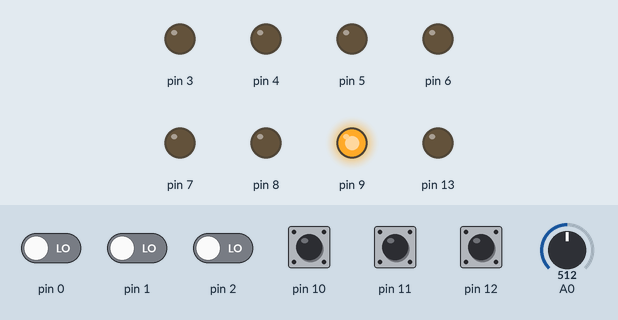
A sketch run on a simulated Arduino Uno, built with avr-gcc and run on an emulated ATmega328P. Parts: output pins drawn as LEDs (lit = HIGH). The test bench sets the inputs (shaded band); at power-on: pin 10–12 HIGH, pin 0–2 LOW, A0 = 512.

Above: at 1.2 s.
1.3 s: A0 set to 716
2.8 s: pin 10 pulled LOW for 0.15 s
At 3.2 s:
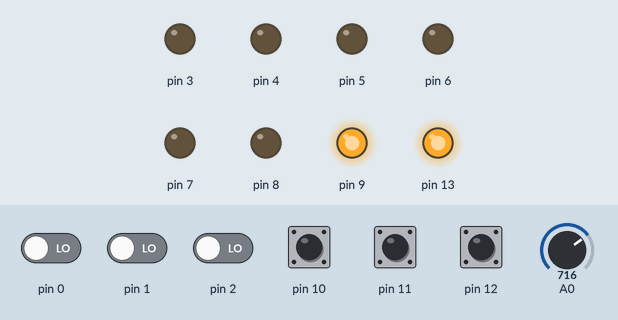
4.4 s: A0 set to 511
At 5.6 s:
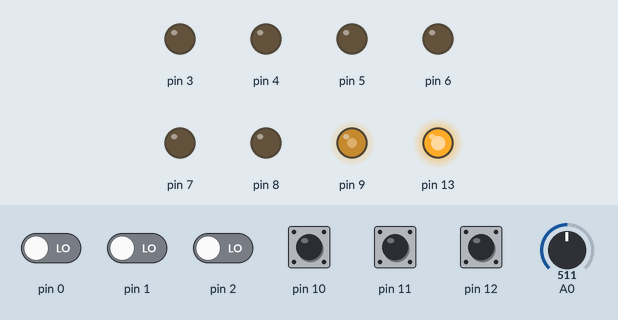
5.9 s: pin 0 driven HIGH
At 6.7 s:
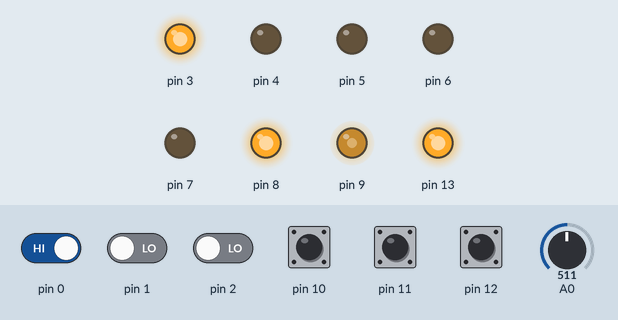
7.4 s: pin 1 driven HIGH
At 7.8 s:
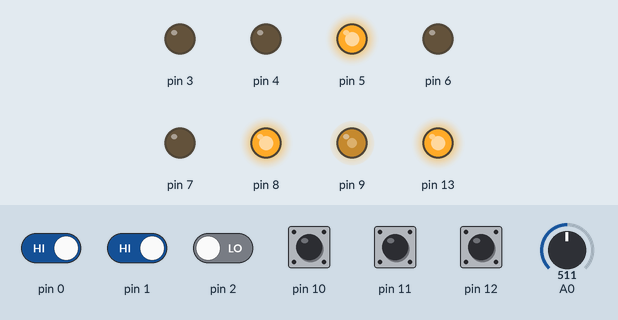
8.9 s: pin 0 driven LOW
At 10.2 s:
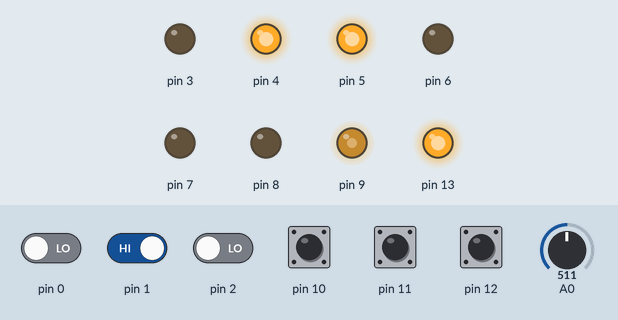
Timing chart, 0 to 11.4 s (numbered marks = the images above; inputs shaded):
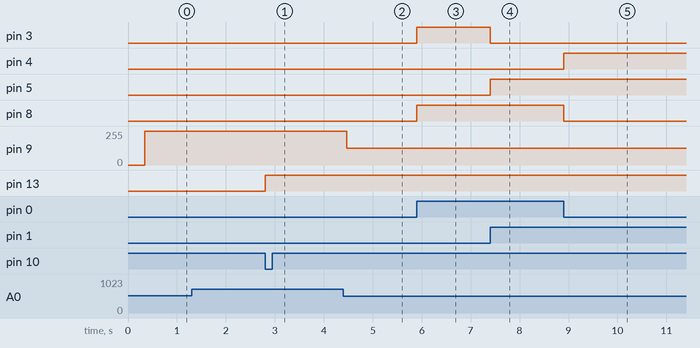

Measured:
- after the input at 2.8 s, pin 13: LOW → HIGH at once
- after the input at 4.4 s, pin 9: 255/255 → 127/255 after 0.07 s
- after the input at 5.9 s, pin 3, pin 8: LOW → HIGH at once
- after the input at 7.4 s, pin 3: HIGH → LOW at once; pin 5: LOW → HIGH at once
- after the input at 8.9 s, pin 4: LOW → HIGH at once; pin 8: HIGH → LOW at once

The sketch:

Code_BLDC.ino
```cpp
#include <PWM.h>
int32_t frequency = 70000; //pwm frequency in Hz
unsigned int n = 0, timer2_initial_value, s = 0;
void setup(){
  InitTimersSafe();
  bool success = SetPinFrequencySafe(9, frequency);
  pinMode(3, OUTPUT);
  pinMode(4, OUTPUT);
  pinMode(5, OUTPUT);
  pinMode(6, OUTPUT);
  pinMode(7, OUTPUT);
  pinMode(8, OUTPUT);
  pinMode(13, OUTPUT);
  pinMode(0, INPUT);
  pinMode(1, INPUT);
  pinMode(2, INPUT);
  pinMode(10, INPUT_PULLUP);
  pinMode(11, INPUT_PULLUP);
  pinMode(12, INPUT_PULLUP);
  // initialize timer2 interrupt for adc reading
  noInterrupts();           // disable all interrupts
  TCCR2A = 0;
  TCCR2B = 0;
  timer2_initial_value = 0;
  TCNT2 = timer2_initial_value;   // preload timer
  TCCR2B |= (1 << CS22) |(1 << CS21) | (1 << CS20); // 1024 prescaler
  TIMSK2 |= (1 << TOIE2);   // enable timer overflow interrupt
  interrupts();             // enable all interrupts
}
 ISR(TIMER2_OVF_vect)        // interrupt service routine
 {
  TCNT2 = timer2_initial_value;   // preload timer
  n++;
  if (n>20){
    n = 0;
   if (s != analogRead(A0)){
   s = analogRead(A0);
  pwmWrite(9,s/4);}}
 }
int fwd(){
   while(1){
if (digitalRead(2)==1){
    if (digitalRead(1)==0){
      if (digitalRead(0)==1){
        digitalWrite(8,0);digitalWrite(7,0);digitalWrite(6,0);
        digitalWrite(5,1);digitalWrite(4,1);digitalWrite(3,0);}
      else {
        digitalWrite(8,1);digitalWrite(7,0);digitalWrite(6,0);
        digitalWrite(5,1);digitalWrite(4,0);digitalWrite(3,0);}}

     if (digitalRead(1)==1){
      if (digitalRead(0)==0){
        digitalWrite(8,1);digitalWrite(7,0);digitalWrite(6,0);
        digitalWrite(5,0);digitalWrite(4,0);digitalWrite(3,1);}}}


 if (digitalRead(2)==0){
    if (digitalRead(1)==1){
      if (digitalRead(0)==0){
        digitalWrite(8,0);digitalWrite(7,0);digitalWrite(6,1);
        digitalWrite(5,0);digitalWrite(4,0);digitalWrite(3,1);}
      else {
        digitalWrite(8,0);digitalWrite(7,1);digitalWrite(6,1);
        digitalWrite(5,0);digitalWrite(4,0);digitalWrite(3,0);}}

     if (digitalRead(1)==0){
      if (digitalRead(0)==1){
        digitalWrite(8,0);digitalWrite(7,1);digitalWrite(6,0);
        digitalWrite(5,0);digitalWrite(4,1);digitalWrite(3,0);}}}
   if (digitalRead(12)==0) break;}
}
 int bwd(){
   while(1){
if (digitalRead(2)==1){
    if (digitalRead(1)==0){
      if (digitalRead(0)==1){
        digitalWrite(8,0);digitalWrite(7,0);digitalWrite(6,1);
        digitalWrite(5,0);digitalWrite(4,0);digitalWrite(3,1);}
      else {
        digitalWrite(8,0);digitalWrite(7,1);digitalWrite(6,1);
        digitalWrite(5,0);digitalWrite(4,0);digitalWrite(3,0);}}

     if (digitalRead(1)==1){
      if (digitalRead(0)==0){
        digitalWrite(8,0);digitalWrite(7,1);digitalWrite(6,0);
        digitalWrite(5,0);digitalWrite(4,1);digitalWrite(3,0);}}}


 if (digitalRead(2)==0){
    if (digitalRead(1)==1){
      if (digitalRead(0)==0){
        digitalWrite(8,0);digitalWrite(7,0);digitalWrite(6,0);
        digitalWrite(5,1);digitalWrite(4,1);digitalWrite(3,0);}
      else {
        digitalWrite(8,1);digitalWrite(7,0);digitalWrite(6,0);
        digitalWrite(5,1);digitalWrite(4,0);digitalWrite(3,0);}}

     if (digitalRead(1)==0){
      if (digitalRead(0)==1){
        digitalWrite(8,1);digitalWrite(7,0);digitalWrite(6,0);
        digitalWrite(5,0);digitalWrite(4,0);digitalWrite(3,1);}}}
   if (digitalRead(12)==0) break;}
}

void loop(){
  digitalWrite(13, LOW);
  pwmWrite(9,s);
  digitalWrite(8,0);digitalWrite(7,0);digitalWrite(6,0);
  digitalWrite(5,0);digitalWrite(4,0);digitalWrite(3,0);
  if (digitalRead(10)==0) {digitalWrite(13, HIGH);bwd();}
  if (digitalRead(11)==0) {digitalWrite(13, HIGH);fwd();}
}
```
